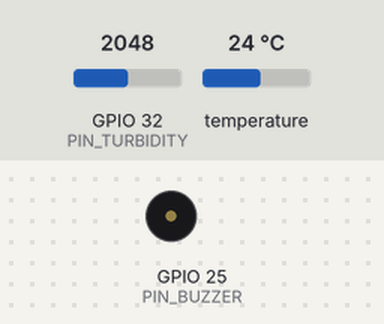
Simulated run of this sketch. Board: ESP32. Parts: buzzer (waves = sounding, pin HIGH). The inputs (shaded band) are chosen by the test bench; at power-on: GPIO 32 (PIN_TURBIDITY) = 2048, temperature 24 °C (analog values on the 0–4095 scale). WiFi joins after 1.5 s; servers stay silent unless stated; the local clock reads 2024-03-15 10:24:30 at power-on unless the sketch sets it; random numbers use the default seed unless the sketch sets one; no MQTT or app messages arrive unless stated; what the sketch prints to the serial monitor is not drawn.

Above: at 60.99 s.
Timing chart, 0 to 122.8 s (numbered marks = the images above):
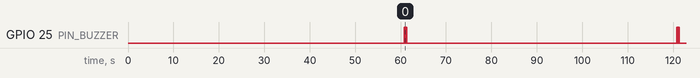

The sketch:

Aqualyze_MonitoringAir.ino
```cpp
/*
 * ============================================================
 *  AQUALYZE - SISTEM MONITORING KUALITAS AIR KOLAM IKAN NILA
 * ============================================================
 *
 *  Deskripsi:
 *    Firmware ESP32 untuk memonitor kualitas air kolam ikan nila
 *    secara real-time, meliputi suhu air, tingkat kekeruhan (NTU),
 *    dan pH air. Data dikirim ke broker MQTT (HiveMQ Cloud) dalam
 *    format JSON untuk ditampilkan di web dashboard.
 *
 *  Hardware yang digunakan:
 *    - ESP32 DevKit (38-pin)
 *    - Sensor suhu waterproof DS18B20      -> GPIO 15
 *    - Sensor turbidity (kekeruhan) analog -> GPIO 32 (ADC1)
 *    - Sensor pH PH-4502C (masih dummy)    -> GPIO 33 (ADC1)
 *    - Buzzer aktif (indikator publish)    -> GPIO 25
 *
 *  Konektivitas:
 *    - WiFi (2.4GHz)
 *    - MQTT over TLS ke HiveMQ Cloud, port 8883
 *    - Sinkronisasi waktu via NTP (pool.ntp.org), zona waktu WIB (GMT+7)
 *
 *  Format payload  : JSON
 *  Interval publish: 60 detik
 *  Topic MQTT      : monitoringair/data
 *
 *  Status sensor:
 *    - Suhu (DS18B20)  : AKTIF (data asli dari hardware)
 *    - Turbidity       : AKTIF (data asli dari hardware, hasil rata-rata 10 sampel ADC)
 *    - pH              : DUMMY (sensor fisik belum terpasang)
 *
 *  Catatan kalibrasi:
 *    Konversi tegangan ke NTU (fungsi konversiNTU) menggunakan
 *    interpolasi linear antara titik kalibrasi air jernih dan air
 *    keruh (V_JERNIH, V_KERUH). Sesuaikan kedua nilai ini jika
 *    hasil pembacaan NTU tidak sesuai kondisi air sebenarnya.
 *
 *  Proyek     : Capstone - Aqualyze
 *  Penyusun   : Muhammad Ibrahim Yusuf (NIM 10824006)
 *  Program    : D3 Teknik Komputer, UNIKOM
 * ============================================================
 */

#include <OneWire.h>
#include <DallasTemperature.h>
#include <WiFi.h>
#include <WiFiClientSecure.h>
#include <PubSubClient.h>
#include <ArduinoJson.h>
#include <time.h>

// ==========================================
// DEKLARASI PIN ESP32 (38-PIN)
// ==========================================
const int PIN_SUHU = 15;       // GPIO 15 untuk Data DS18B20
const int PIN_TURBIDITY = 32; // GPIO 32 untuk Analog Turbidity (ADC1)
const int PIN_PH = 33;        // GPIO 33 untuk Analog pH PH-4502C (ADC1)
const int PIN_BUZZER = 25;    // GPIO 25 untuk Buzzer

// Setup sensor suhu DS18B20
OneWire oneWire(PIN_SUHU);
DallasTemperature sensors(&oneWire);

// ==========================================
// KONFIGURASI WIFI
// ==========================================
const char* WIFI_SSID     = ".";
const char* WIFI_PASSWORD = "ibrahimy";

// ==========================================
// KONFIGURASI MQTT - HIVEMQ CLOUD
// ==========================================
const char* MQTT_HOST = "fcb0ad941e3f418f8dc1d16332c8fcb9.s1.eu.hivemq.cloud";
const int   MQTT_PORT = 8883;// Port TLS
const char* MQTT_USER = "aqualyze";
const char* MQTT_PASS = "aqualyze123";
const char* MQTT_CLIENT_ID = "esp32_aqualyze";
const char* MQTT_TOPIC = "monitoringair/data";

// ==========================================
// IDENTITAS DEVICE
// ==========================================
const char* DEVICE_ID = "Aqualyze-monitor"; // Ganti sesuai nama node/device kamu
unsigned long messageCounter = 0; // Counter buat message_id, naik terus tiap publish

WiFiClientSecure espClient;
PubSubClient mqttClient(espClient);

unsigned long lastPublish = 0;
const unsigned long PUBLISH_INTERVAL = 60000; // 60 detik sesuai permintaan

// ==========================================
// KONFIGURASI NTP (WAKTU)
// ==========================================
const char* NTP_SERVER = "pool.ntp.org";
const long  GMT_OFFSET_SEC = 7 * 3600; // WIB = GMT+7
const int   DAYLIGHT_OFFSET_SEC = 0;

// ==========================================
// FUNGSI BUZZER: BEEP 3 KALI
// ==========================================
// Asumsi pakai buzzer AKTIF (tinggal HIGH/LOW, bukan passive buzzer
// yang butuh tone() dengan frekuensi tertentu).
void beepBuzzer(int jumlahBeep) {
  for (int i = 0; i < jumlahBeep; i++) {
    digitalWrite(PIN_BUZZER, HIGH);
    delay(100);
    digitalWrite(PIN_BUZZER, LOW);
    delay(100);
  }
}

// ==========================================
// FUNGSI KONVERSI TEGANGAN TURBIDITY -> NTU
// ==========================================

float konversiNTU(float v)
{
    const float V_JERNIH = 1.638;
    const float V_KERUH  = 1.162;

    if (v >= V_JERNIH)
        return 5.0;

    if (v <= V_KERUH)
        return 150.0;

    // Interpolasi linear
    float ntu = 5.0 +
                (V_JERNIH - v) *
                (150.0 - 5.0) /
                (V_JERNIH - V_KERUH);

    return round(ntu);
}

// Fungsi sinkronisasi waktu ke server NTP
void syncWaktu() {
  Serial.print("Sinkronisasi waktu NTP");
  configTime(GMT_OFFSET_SEC, DAYLIGHT_OFFSET_SEC, NTP_SERVER);

  struct tm timeinfo;
  int percobaan = 0;
  while (!getLocalTime(&timeinfo) && percobaan < 20) {
    Serial.print(".");
    delay(500);
    percobaan++;
  }

  if (percobaan >= 20) {
    Serial.println(" Gagal sinkronisasi waktu, cek koneksi internet.");
  } else {
    Serial.println(" Berhasil!");
  }
}

// ==========================================
// FUNGSI KONEKSI WIFI
// ==========================================
void connectWiFi() {
  Serial.print("Menghubungkan ke WiFi: ");
  Serial.println(WIFI_SSID);
  WiFi.begin(WIFI_SSID, WIFI_PASSWORD);

  while (WiFi.status() != WL_CONNECTED) {
    delay(500);
    Serial.print(".");
  }
  Serial.println();
  Serial.print("WiFi Terhubung. IP Address: ");
  Serial.println(WiFi.localIP());
}

// ==========================================
// FUNGSI KONEKSI MQTT (dengan reconnect otomatis + anti-stuck)
// ==========================================
void connectMQTT() {
  int percobaanGagal = 0;

  while (!mqttClient.connected()) {
    Serial.print("Menghubungkan ke MQTT Broker...");

    // Pastikan socket lama benar-benar ditutup sebelum coba lagi,
    // supaya tidak ada koneksi TLS "menggantung" yang bikin connect() hang.
    espClient.stop();

    if (mqttClient.connect(MQTT_CLIENT_ID, MQTT_USER, MQTT_PASS)) {
      Serial.println(" Berhasil!");
      Serial.print("   Free heap: ");
      Serial.print(ESP.getFreeHeap());
      Serial.println(" bytes");
      percobaanGagal = 0;

      // Jeda singkat biar TLS session stabil dulu sebelum dipakai,
      // dan biar gak langsung "hammer" broker kalau ternyata langsung putus lagi.
      delay(500);
    } else {
      percobaanGagal++;
      Serial.print(" Gagal, rc=");
      Serial.print(mqttClient.state());
      Serial.print(" (percobaan ke-");
      Serial.print(percobaanGagal);
      Serial.println(") -> coba lagi dalam 3 detik");

      // Kalau gagal terus-menerus (misal TLS handshake macet total),
      // restart ESP32 daripada nge-hang selamanya.
      if (percobaanGagal >= 10) {
        Serial.println("Terlalu banyak kegagalan MQTT, restart ESP32...");
        delay(1000);
        ESP.restart();
      }

      delay(3000);
    }
  }
}

void setup() {
  Serial.begin(115200);

  analogReadResolution(12);
  analogSetAttenuation(ADC_11db);

  sensors.begin();

  // Resolusi maksimal
  sensors.setResolution(12);

  // Tunggu sampai konversi selesai
  sensors.setWaitForConversion(true);

  // Konversi pertama
  sensors.requestTemperatures();
  delay(800);

  Serial.println();
  Serial.println("===== CEK DS18B20 =====");
  Serial.print("GPIO Sensor : ");
  Serial.println(PIN_SUHU);
  Serial.print("Jumlah Sensor : ");
  Serial.println(sensors.getDeviceCount());

  DeviceAddress sensorAddress;
  if (sensors.getAddress(sensorAddress, 0)) {
    Serial.println("DS18B20 TERDETEKSI");
    Serial.print("ROM Address : ");
    for (uint8_t i = 0; i < 8; i++) {
      if (sensorAddress[i] < 16) Serial.print("0");
      Serial.print(sensorAddress[i], HEX);
      Serial.print(" ");
    }
    Serial.println();
  } else {
    Serial.println("DS18B20 TIDAK DITEMUKAN!");
  }

  randomSeed(esp_random()); // Seed random biar nilai dummy (pH) lebih variatif

  pinMode(PIN_BUZZER, OUTPUT);
  digitalWrite(PIN_BUZZER, LOW); // Pastikan buzzer mati di awal

  connectWiFi();
  syncWaktu();

  // Untuk testing cepat, sertifikat TLS di-skip verifikasinya.
  // Untuk produksi/keamanan lebih baik, ganti dengan setCACert() pakai root CA HiveMQ.
  espClient.setInsecure();

  // PENTING: batasi timeout supaya koneksi TLS/MQTT tidak hang tanpa batas
  // waktu, tapi jangan terlalu ketat karena jaringan hotspot/mobile data
  // biasanya lebih lambat & gak stabil dibanding WiFi rumahan/kampus.
  espClient.setTimeout(20000);      // timeout socket TLS, dalam milidetik
  mqttClient.setSocketTimeout(20);  // timeout socket MQTT, dalam detik
  mqttClient.setKeepAlive(60);      // ping tiap 60 detik, lebih toleran untuk jaringan lambat

  // PENTING: buffer default PubSubClient cuma 256 byte, sedangkan payload
  // JSON kita bisa lebih dari itu (topic + payload digabung). Kalau kelewat,
  // publish() akan gagal diam-diam tanpa error yang jelas. Naikkan ke 512.
  mqttClient.setBufferSize(512);

  mqttClient.setServer(MQTT_HOST, MQTT_PORT);

  Serial.println("--- Sistem Monitoring Air (SUHU & TURBIDITY ASLI, pH DUMMY + MQTT JSON) Siap ---");
}

void loop() {
  if (WiFi.status() != WL_CONNECTED) {
    connectWiFi();
  }
  if (!mqttClient.connected()) {
    Serial.print("MQTT terputus, state code: ");
    Serial.println(mqttClient.state());
    connectMQTT();
  }
  mqttClient.loop();

  unsigned long now = millis();
  if (now - lastPublish >= PUBLISH_INTERVAL) {
    lastPublish = now;

    // ==========================================
    // 1. SENSOR SUHU DS18B20
    // ==========================================
    float suhuC = 0.0;

    /*
    // --- PROGRAM DUMMY SENSOR SUHU (DIMATIKAN / KOMENTAR) ---
    suhuC = random(2400, 3000) / 100.0;
    */

    // --- PROGRAM ASLI SENSOR SUHU DS18B20 (AKTIF) ---
    //--------------------------------------------------
    // BACA SENSOR SUHU DS18B20
    //--------------------------------------------------

    sensors.requestTemperatures();
    float suhu = sensors.getTempCByIndex(0);

    if (suhu == DEVICE_DISCONNECTED_C ||
        suhu == 85.0 ||
        suhu < -40 ||
        suhu > 125)
    {
        Serial.println("Pembacaan suhu gagal!");

        // jangan kirim 0
        // pakai nilai terakhir yang valid
    }
    else
    {
        suhuC = suhu;

        Serial.print("Suhu Air : ");
        Serial.print(suhuC,2);
        Serial.println(" C");
    }

    // ==========================================
    // 2. SENSOR TURBIDITY
    // ==========================================

    /*
    // --- PROGRAM DUMMY SENSOR TURBIDITY (DIMATIKAN / KOMENTAR) ---
    teganganSensorTurbidity = random(350, 420) / 100.0;
    */

    // --- PROGRAM ASLI SENSOR TURBIDITY (AKTIF) ---
    // ==========================================
    // 2. SENSOR TURBIDITY
    // ==========================================

    long totalADC = 0;

    for (int i = 0; i < 10; i++) {
      totalADC += analogRead(PIN_TURBIDITY);
      delay(5);
    }

    int adcTurbidity = totalADC / 10;

    // Jika sensor disupply 3.3V
    float teganganSensorTurbidity =
    (adcTurbidity * 3.3) / 4095.0;

    // Jika nanti sensor disupply 5V + pembagi 1:2,
    // gunakan:
    // teganganSensorTurbidity *= 1.5;

    float nilaiNTU = konversiNTU(teganganSensorTurbidity);

    Serial.print("ADC Turbidity : ");
    Serial.println(adcTurbidity);

    Serial.print("Tegangan : ");
    Serial.print(teganganSensorTurbidity,3);
    Serial.println(" V");

    Serial.print("NTU : ");
    Serial.println(nilaiNTU);

    // --- PROGRAM DUMMY NTU (DIMATIKAN / KOMENTAR) ---
    // Sebelumnya dipakai buat simulasi sebelum sensor fisik terpasang.
    // float nilaiNTU;
    // int peluangKeruh = random(0, 100);
    // if (peluangKeruh < 85) {
    //   nilaiNTU = random(0, 800) / 100.0;
    // } else {
    //   nilaiNTU = random(1000, 2500) / 100.0;
    // }
    // */


    // ==========================================
    // 3. SENSOR pH (MODEL PH-4502C)
    // ==========================================
    float nilaiPH = 0.0;

    // --- PROGRAM DUMMY SENSOR pH (AKTIF, BELUM ADA SENSOR FISIK) ---
    nilaiPH = random(680, 750) / 100.0;

    /*
    // --- PROGRAM ASLI SENSOR pH (DIMATIKAN / KOMENTAR) ---
    int adcpH = analogRead(PIN_PH);
    float teganganAdcpH = (adcpH * 3.3) / 4095.0;
    float teganganSensorPH = teganganAdcpH * 1.5;
    nilaiPH = 7.0 + ((2.50 - teganganSensorPH) / 0.18);
    */


    // ==========================================
    // 4. AMBIL WAKTU SAAT INI (TIMESTAMP ISO 8601)
    // ==========================================
    struct tm timeinfo;
    char strTimestampISO[26]; // format: 2026-07-04T14:10:33+07:00

    if (getLocalTime(&timeinfo)) {
      char strISOBase[20];
      strftime(strISOBase, sizeof(strISOBase), "%Y-%m-%dT%H:%M:%S", &timeinfo);
      snprintf(strTimestampISO, sizeof(strTimestampISO), "%s+07:00", strISOBase);
    } else {
      // Kalau waktu belum/gagal sinkron, tetap kirim data dengan nilai default
      strcpy(strTimestampISO, "0000-00-00T00:00:00+07:00");
      Serial.println("Peringatan: waktu belum tersinkron, mencoba sinkron ulang...");
      syncWaktu();
    }

    // ==========================================
    // 5. SUSUN PAYLOAD JSON
    // ==========================================
    messageCounter++;
    char strMessageId[40];
    snprintf(strMessageId, sizeof(strMessageId), "MSG-%s-%010lu", DEVICE_ID, messageCounter);

    JsonDocument doc; // ArduinoJson v7 (kalau pakai v6, ganti jadi StaticJsonDocument<400> doc;)

    doc["message_id"] = strMessageId;
    doc["device_id"] = DEVICE_ID;
    doc["timestamp"] = strTimestampISO;

    JsonObject status = doc["status"].to<JsonObject>();
    status["node_status"] = "online";
    status["ip"] = WiFi.localIP().toString();

    JsonObject data = doc["data"].to<JsonObject>();
    data["suhu"] = round(suhuC * 100) / 100.0;
    data["turbidity_v"] = round(teganganSensorTurbidity * 100) / 100.0;
    data["turbidity_ntu"] = round(nilaiNTU * 100) / 100.0;
    data["ph"] = round(nilaiPH * 100) / 100.0;

    char jsonBuffer[400];
    serializeJson(doc, jsonBuffer);

    // ==========================================
    // 6. PUBLISH KE MQTT
    // ==========================================
    Serial.print("Ukuran payload: ");
    Serial.print(strlen(jsonBuffer));
    Serial.println(" byte");

    bool suksesPublish = mqttClient.publish(MQTT_TOPIC, jsonBuffer);

    if (suksesPublish) {
      Serial.print("Publish BERHASIL ke topic '");
      Serial.print(MQTT_TOPIC);
      Serial.print("': ");
      Serial.println(jsonBuffer);

      beepBuzzer(3); // Beep 3 kali tanda data berhasil terkirim
    } else {
      Serial.print("Publish GAGAL! state code: ");
      Serial.println(mqttClient.state());
    }
  }
}
```

Measured:
- by itself, GPIO 25 (PIN_BUZZER): LOW → HIGH at 60.8 s, → LOW 0.10 s later, → HIGH 0.10 s later, → LOW 0.10 s later, … (12 changes in this stretch)
